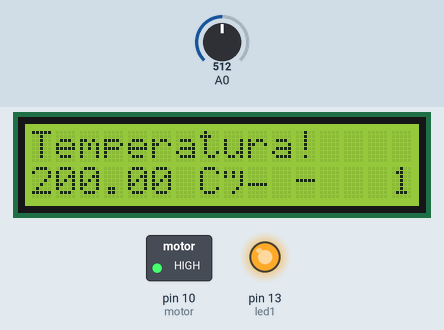
Recording of a sketch running on a simulated Arduino Uno, built with avr-gcc and run on an emulated ATmega328P. On the bench: 16×2 character LCD, switched loads named in the sketch (green lamp = pin HIGH), output pins drawn as LEDs (lit = HIGH). Dashed ring = blinking. The inputs (shaded band) are chosen by the test bench; at power-on: A0 = 512. What the sketch prints to the serial monitor is not drawn.

Above: at 1.2 s.
1.3 s: A0 set to 170
At 2.8 s:
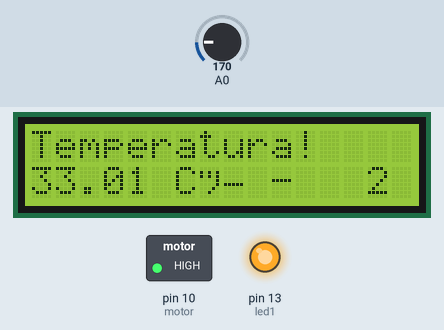
5.4 s: A0 set to 145
At 7.8 s:
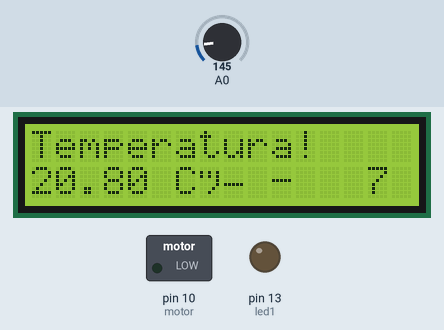
9.5 s: A0 set to 131
At 10.4 s:
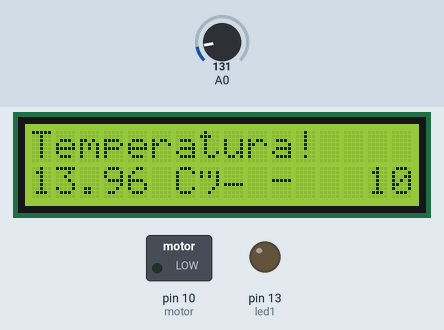
12.6 s: A0 set to 117
At 14.5 s:
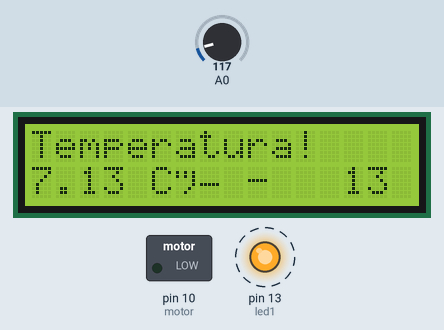
16.7 s: A0 set to 16
At 18.5 s:
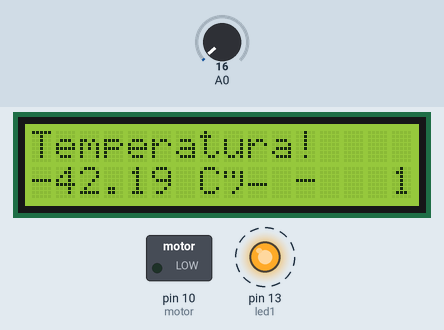
20.8 s: A0 set to 77
At 23.3 s:
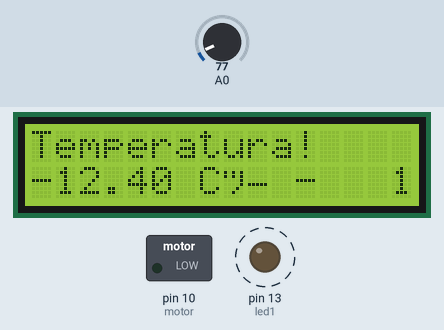
23.6 s: A0 set to 88
Timing chart, 0 to 28.6 s (numbered marks = the images above; inputs shaded):
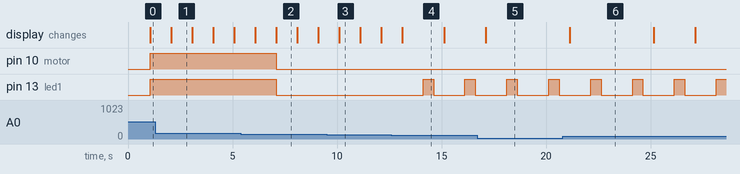

The sketch:

temp_icd1.ino
```cpp
// C++ code
// Maria Camila Rueda Prado
#include <LiquidCrystal.h>

int seconds = 0;

LiquidCrystal lcd_1(12, 11, 5, 4, 3, 2);

int led1=13;//led Pin 13
int motor=10;//motor pin -10
int sensorValue;//Almacena el valor de llegada del sensor
float temp=0;// Almacena valor calculado de la temperatura

void setup()
{
  pinMode(led1, OUTPUT);
  digitalWrite(led1, LOW);
  pinMode(motor, OUTPUT);
  digitalWrite(motor, LOW);
  Serial.begin(9600);//Baudios
  lcd_1.begin(16, 2); // Set up the number of columns and rows on the LCD.
  lcd_1.print("Temperatura!");
}

void loop()
{
  sensorValue=analogRead(A0);//Es como un input
  temp = (sensorValue*(500.0/1024.0))-50.0; //LMP36
  lcd_1.setCursor(0, 1);
  Serial.println(temp);
  lcd_1.print(temp);
  lcd_1.println(" C° - ");
  lcd_1.println(seconds);
  delay(1000); // Wait for 1000 millisecond(s)
  seconds += 1;
  if(temp <= 10.0){
    digitalWrite(motor, LOW);
    digitalWrite(led1, HIGH);
    delay(500);
    digitalWrite(led1, LOW);
    delay(500);
  } else if(temp > 10.0 && temp < 26.0){
      digitalWrite(led1, LOW);
      digitalWrite(motor, LOW);
  } else if(temp >= 26.0){
      digitalWrite(led1, HIGH);
      digitalWrite(motor, HIGH);
  }
}
```

Measured:
- the behaviour switches between 156 and 155 on A0 (found by bisection; images 1 and 2)
- the behaviour switches between 123 and 122 on A0 (found by bisection; images 3 and 4)
- after the input at 1.3 s, the display: changes after 0.77 s (image 1)
- after the input at 5.4 s, pin 10 (motor), pin 13 (led1): HIGH → LOW after 1.7 s
- after the input at 12.6 s, pin 13 (led1): alternates HIGH for 0.50 s and LOW for 1.5 s, starting after 1.5 s; the display: changes after 0.51 s (image 4)
- after the input at 16.7 s, the display: changes after 0.42 s (image 5)
- after the input at 20.8 s, the display: changes after 0.33 s (image 6)
